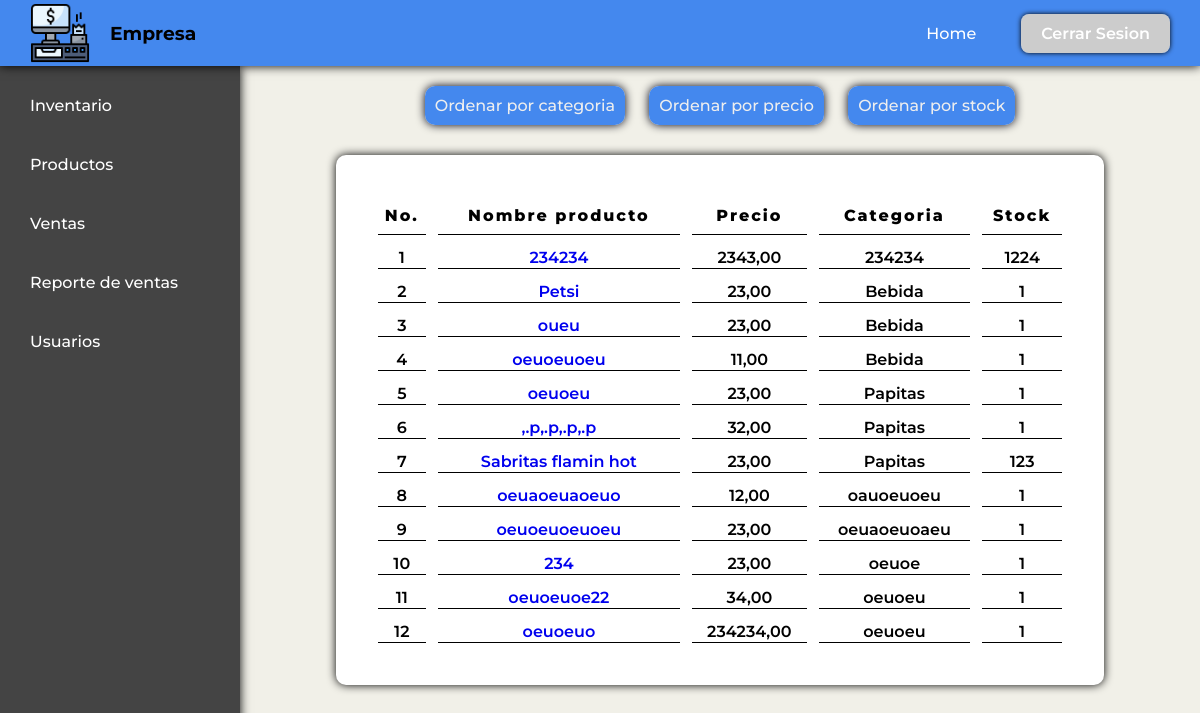
Screenshot of /inventory/?orden=categoria (signed in) with the database file from the repository.
### productos/models.py (models this page shows, shortened)
class Producto(models.Model):
    id_unico = models.UUIDField(default=uuid.uuid4, editable=False, unique=True)
    categoria = models.CharField(max_length=100)
    nombre = models.CharField(max_length=200, unique=True)
    precio = models.DecimalField(max_digits=10, decimal_places=2)
    stock = models.IntegerField()
    descripcion = models.TextField(blank=True, null=True)

### core/views.py (the view)
# urls.py: path('inventory/', views.inventory, name='inventory'),
@login_required
def inventory(request):
    orden = request.GET.get('orden', 'nombre')
    if orden == 'precio':
        productos = Producto.objects.all().order_by('precio')  # Orden ascendente
    elif orden == 'categoria':
        productos = Producto.objects.all().order_by('categoria')
    elif orden == 'stock':
        productos = Producto.objects.all().order_by('-stock')  # Orden descendente
    else:
        productos = Producto.objects.all()
    return render(request, 'core/inventory.html', {'productos':productos})

### core/templates/core/inventory.html (shortened to what this page needs)
{% extends 'core/base.html' %}
{% load static %}
{% block css-styles %}
    <link rel="stylesheet" href="{% static 'core/css/inventory-style.css' %}">
{% endblock css-styles %}
{% block content %}
<div class="buttons-container">
  <form action="{% url 'inventory' %}" method="get">
    <a href="?orden=categoria" class="btn-ordenamiento">Ordenar por categoria</a>
    <a href="?orden=precio" class="btn-ordenamiento"> Ordenar por precio</a>
    <a href="?orden=stock" class="btn-ordenamiento">Ordenar por stock</a>
  </form>
</div>
<div class="table-container">
  <table class="table">
    <thead>
        <tr>
          <th>No.</th>
          <th>Nombre producto</th>
          <th>Precio </th>
          <th>Categoria</th>
          <th>Stock</th>
        </tr>
    </thead>
    <tbody>
      {% for producto in productos %}
        <tr>
          <td>{{ forloop.counter }}</td>
          <td><a href="{% url 'modify_product' producto.id_unico %}">{{producto.nombre}}</a></td>
          <td>{{producto.precio}}</td>
          <td>{{producto.categoria}}</td>
          <td>{{producto.stock}}</td>
        </tr>
      {% endfor %}
    </tbody>
  </table>
</div>
{% endblock content %}

### core/static/core/css/base-style.css (style rules this page uses)
body { font-family: "Montserrat",sans-serif; font-weight: 500; box-sizing: border-box; min-height: 100vh; }
body,html { margin: 0; padding: 0; overflow: hidden; }
* { box-sizing: border-box; }

### core/static/core/css/inventory-style.css (style rules this page uses)
body, html { background-color: #F1F0E8; height: 100%; }
* { box-sizing: border-box; }
.table-container { display: flex; width: 100%; max-width: 80%; background-color: #fff; margin-top: 40px; box-shadow: 0px 0px 10px #000; border-radius: 10px; }
.table { width: 100%; margin: 20px; padding: 10px; border-spacing: 12px; }
.table td, th { font-weight: 600; border: none; border-bottom: 1px solid #000; text-align: center; }
th { font-weight: 800; letter-spacing: 2px; }
.table a { text-decoration: none; }
.table th { line-height: 35px; }
.buttons-container { margin: 30px 0px 0px 0px; }
.btn-ordenamiento { padding: 10px; background-color: #48e; outline: none; border-radius: 10px; border: none; box-shadow: 0px 0px 10px #001; margin: 0px 10px; color: #eee; text-decoration: none; }

### rows the page displays
Producto: nombre "234234", precio "2343,00", categoria "234234", stock "1224"
Producto: nombre "Petsi", precio "23,00", categoria "Bebida", stock "1"
Producto: nombre "oueu", precio "23,00", categoria "Bebida", stock "1"
Producto: nombre "oeuoeuoeu", precio "11,00", categoria "Bebida", stock "1"
Producto: nombre "oeuoeu", precio "23,00", categoria "Papitas", stock "1"
Producto: nombre ",.p,.p,.p,.p", precio "32,00", categoria "Papitas", stock "1"
Producto: nombre "Sabritas flamin hot", precio "23,00", categoria "Papitas", stock "123"
Producto: nombre "oeuaoeuaoeuo", precio "12,00", categoria "oauoeuoeu", stock "1"
Producto: nombre "oeuoeuoeuoeu", precio "23,00", categoria "oeuaoeuoaeu", stock "1"
Producto: nombre "234", precio "23,00", categoria "oeuoe", stock "1"
Producto: nombre "oeuoeuoe22", precio "34,00", categoria "oeuoeu", stock "1"
Producto: nombre "oeuoeuo", precio "234234,00", categoria "oeuoeu", stock "1"
